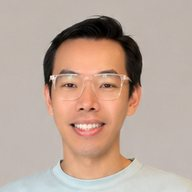
#> input picture images/coach-aj-face.jpg, 192 x 192 px
$ python prepare_photo.py ../images/coach-aj-face.jpg out.png --corner left
#> lines starting #> are read from the running program, lines starting #| are printed output that depends on the picture
#!/usr/bin/env python3
"""Prepare a client photo for the results page: crop to 4:5, shrink to web size, add a small watermark.

    python3 scripts/prepare_photo.py ORIGINAL.jpg images/results/name-before.jpg --corner left
    python3 scripts/prepare_photo.py ORIGINAL.jpg images/results/name-after.jpg  --corner right

Always start from the original file, never from an already watermarked copy.
Before photos use --corner left and after photos use --corner right, so both marks stay visible
when the comparison line sits in the middle. Photos are limited to 900 px wide on purpose:
good enough for the page, too small to reuse in print or ads.
"""
import argparse
from PIL import Image, ImageDraw, ImageFilter, ImageFont, ImageOps

FONT = '/usr/share/fonts/truetype/google-fonts/Poppins-Bold.ttf'
MARK = '#transformwithST'


def prepare(src, dst, corner, width=900, top=None, tone=None):
#> called with src = '../images/coach-aj-face.jpg', dst = 'out.png', corner = 'left', width = 900
    im = ImageOps.exif_transpose(Image.open(src)).convert('RGB')
#> im is the input picture: PIL image 192x192 RGB; mean R, G, B 188.2, 166.7, 154.2
    w, h = im.size
#> w = 192; h = 192
    ch = round(w * 5 / 4)
#> ch = 240
    if h > ch:  # taller than 4:5, keep the top (heads) unless a start row is given
        y = 0 if top is None else max(0, min(h - ch, top))
        im = im.crop((0, y, w, y + ch))
    if im.size[0] > width:
        im = im.resize((width, round(width * im.size[1] / im.size[0])), Image.LANCZOS)
    w, h = im.size
    size = max(9, round(w * 0.036))
#> size = 9
    font = ImageFont.truetype(FONT, size)
    pad = round(w * 0.04)
#> pad = 8
    x0, y0, x1, y1 = font.getbbox(MARK)
#> x0 = 0; y0 = 1; x1 = 82; y1 = 9
    tw, th = x1 - x0, y1 - y0
#> tw = 82; th = 8
    x = pad if corner == 'left' else w - pad - tw
#> x = 8
    y = h - pad - th - y0
#> y = 175
    # light backgrounds get dark text, dark backgrounds get white text
    patch = im.crop((max(0, x - 4), max(0, y), min(w, x + tw + 4), min(h, y + th + 8))).convert('L')
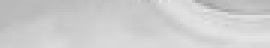
#> patch: PIL image 90x16 L (shown 3 times larger); min 163, max 229, mean 205.6
    bright = patch.resize((1, 1), Image.BOX).getpixel((0, 0)) > 165
#> bright = True
    if tone: bright = tone == 'dark'  # force dark text ('dark') or white text ('light')
    ink, halo = ((35, 35, 35, 185), (255, 255, 255, 140)) if bright else ((255, 255, 255, 170), (0, 0, 0, 150))
#> ink = (35, 35, 35, 185); halo = (255, 255, 255, 140)
    shadow = Image.new('RGBA', im.size, (0, 0, 0, 0))
#> shadow: PIL image 192x192 RGBA; every value is 0
    ImageDraw.Draw(shadow).text((x, y + 1), MARK, font=font, fill=halo)
    shadow = shadow.filter(ImageFilter.GaussianBlur(max(1, size * 0.09)))
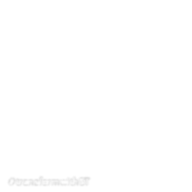
#> shadow: PIL image 192x192 RGBA; mean R, G, B, A 2.3, 2.3, 2.3, 0.6; transparent parts drawn white
    text = Image.new('RGBA', im.size, (0, 0, 0, 0))
    ImageDraw.Draw(text).text((x, y), MARK, font=font, fill=ink)
    out = Image.alpha_composite(Image.alpha_composite(im.convert('RGBA'), shadow), text).convert('RGB')
    out.save(dst, quality=84, optimize=True, progressive=True)
    return out.size


if __name__ == '__main__':
    ap = argparse.ArgumentParser()
    ap.add_argument('src'); ap.add_argument('dst')
    ap.add_argument('--corner', choices=['left', 'right'], required=True)
    ap.add_argument('--tone', choices=['dark', 'light'], default=None, help='force the watermark colour when the automatic pick is hard to read')
    ap.add_argument('--top', type=int, default=None, help='first row to keep when cropping a tall photo')
    a = ap.parse_args()
    print(a.dst, prepare(a.src, a.dst, a.corner, top=a.top, tone=a.tone))
